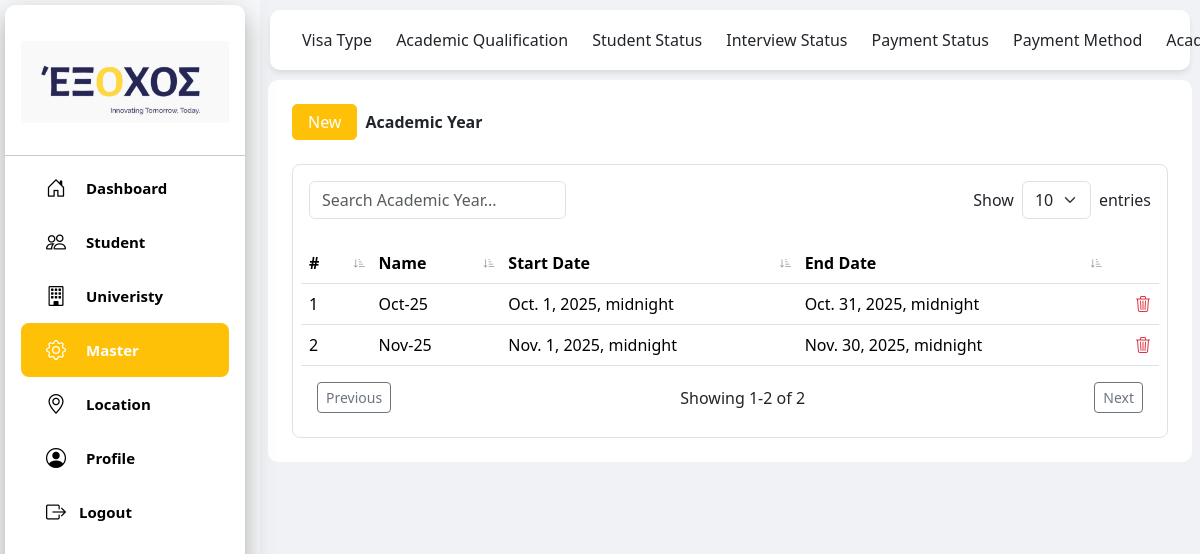
Page /contact/academicyear/ on the committed database.
### contact/models.py (models this page shows, shortened)
class AcademicYear(models.Model):
    name = models.CharField(max_length=100)
    start_date = models.DateTimeField(null=True, blank=True)
    end_date = models.DateTimeField(null=True, blank=True)

### contact/views.py (the view)
# urls.py: path('academicyear/', views.academicyear, name='academicyear'),
def academicyear(request):
    academic_year_qs = AcademicYear.objects.all()
    headers = ['Name', 'Start date','End Date']
    rows = []
    for row in academic_year_qs:
        rows.append({
            'id': row.id,
            'edit_url': '#',
            'delete_url': reverse('contact:academicyear_delete', args=[row.id]),
            'fields': [
                row.name,
                row.start_date,
                row.end_date,
            ]
        })
    context = { "student_headers": headers,
                "student_rows": rows,
                'academic_year': academic_year_qs,
                'page_title': 'Academic Year'}
    return render(request, 'academic_year_page.html', context)

### templates/academic_year_page.html (shortened to what this page needs)
{% load static %}
<!DOCTYPE html>
<html lang="en">
<head>
<script src="https://cdn.tailwindcss.com"></script>
<link href="https://cdn.jsdelivr.net/npm/bootstrap@5.3.2/dist/css/bootstrap.min.css" rel="stylesheet">
<link rel="stylesheet" href="https://cdn.jsdelivr.net/npm/bootstrap-icons@1.11.3/font/bootstrap-icons.css">
</head>
<body class="bg-light">
{% include "student_header.html"%}
<div class="top-header" style="border-radius: 10px; margin:10px">
    <div class="container-fluid d-flex justify-content-start">
        <a class="navbar-brand text-dark me-4" href="{% url 'contact:visa'%}">Visa Type</a>
        <a class="navbar-brand text-dark me-4" href="{% url 'contact:academic'%}">Academic Qualification</a>
        <a class="navbar-brand text-dark me-4" href="{% url 'contact:studenstatus'%}">Student Status</a>
        <a class="navbar-brand text-dark me-4" href="{% url 'contact:interviewstatus'%}">Interview Status</a>
        <a class="navbar-brand text-dark me-4" href="{% url 'contact:paymentstatus'%}">Payment Status</a>
        <a class="navbar-brand text-dark me-4" href="{% url 'contact:paymentmethod'%}">Payment Method</a>
        <a class="navbar-brand text-dark me-4" href="{% url 'contact:academicyear'%}">Academic Year</a>
    </div>
</div>
<div class="content-wrapper">
    <div class="bg-white p-4 mx-2" style="border-radius: 10px;">
        <div class="d-flex align-items-center mb-4 gap-2">
            <button type="button" class="btn btn-warning" style="padding:5px 15px; border-radius: 5px; color:white;"
                data-bs-toggle="modal" data-bs-target="#AcademicYearModal">New</button>
            <b>{{ page_title }}</b>
        </div>
        <div class="position-fixed top-0 end-0 p-3" style="z-index:1100">
        </div>
        <main>
            <div class="bg-white overflow-hidden border border-gray-100 rounded-lg">
                <div class="d-flex justify-content-between align-items-center p-3">
                    <input type="text" id="searchInput" class="form-control w-auto" placeholder="Search Academic Year...">
                    <div class="d-flex align-items-center">
                        <label for="pageSize" class="me-2 mb-0">Show</label>
                        <select id="pageSize" class="form-select w-auto">
                            <option value="10" selected>10</option>
                        </select>
                        <span class="ms-2">entries</span>
                    </div>
                </div>
                <div class="overflow-x-auto m-2">
                    <table class="table table-hover" id="academicTable">
                        <thead class="bg-light">
                            <tr>
                                <th class="sortable" data-column-index="0"># <span class="sort-icon bi bi-sort-down-alt"></span></th>
                                <th class="sortable" data-column-index="1">Name <span class="sort-icon bi bi-sort-down-alt"></span></th>
                                <th class="sortable" data-column-index="2">Start Date <span class="sort-icon bi bi-sort-down-alt"></span></th>
                                <th class="sortable" data-column-index="3">End Date <span class="sort-icon bi bi-sort-down-alt"></span></th>
                                <th></th>
                            </tr>
                        </thead>
                        <tbody>
                            {% for year in academic_year %}
                            <tr>
                                <td>{{ forloop.counter }}</td>
                                <td>
                                    <a href="#" class="open-edit-modal" style="color:black; text-decoration:none;"
                                       data-bs-toggle="modal" data-bs-target="#EditAYModal"
                                       data-ay-id="{{ year.id }}" data-ay-name="{{ year.name }}">
                                       {{ year.name }}
                                    </a>
                                </td>
                                <td>{{ year.start_date }}</td>
                                <td>{{ year.end_date }}</td>
                                <td class="text-end">
                                    <a href="#" class="open-delete-modal" style="color:red; text-decoration:none;"
                                       data-bs-toggle="modal" data-bs-target="#DeleteAYModal"
                                       data-ay-delete-id="{{ year.id }}" data-ay-delete-name="{{ year.name }}"
                                       data-url="{% url 'contact:academicyear_delete' year.id %}">
                                       <i class="bi bi-trash3 text-danger"></i>
                                    </a>
                                </td>
                            </tr>
                            {% endfor %}
                        </tbody>
                    </table>
                    <div class="d-flex justify-content-between m-3">
                        <button class="btn btn-sm btn-outline-secondary" id="prevPage">Previous</button>
                        <span id="pageInfo" class="align-self-center"></span>
                        <button class="btn btn-sm btn-outline-secondary" id="nextPage">Next</button>
                    </div>
                </div>
            </div>
        </main>
    </div>
</div>
</body>
</html>

### templates/academic_year_page.html (style rules this page uses)
.content-wrapper { margin-left: 260px; padding-top: 80px; background-color: #f0f2f5; min-height: 100vh; }
.top-header { position: fixed; top: 0; left: 260px; right: 0; z-index: 1020; background: #fff; box-shadow: 0 4px 6px -1px rgba(0,0,0,0.1); height: 60px; display: flex; align-items: center; padding: 0 20px; }
th.sortable { cursor: pointer; position: relative; padding-right: 25px; }
.sort-icon { position: absolute; right: 5px; top: 50%; transform: translateY(-50%); font-size: 0.75rem; color: #999; }

### rows in the picture
AcademicYear: name "Oct-25", start_date "Oct. 1, 2025, midnight", end_date "Oct. 31, 2025, midnight"
AcademicYear: name "Nov-25", start_date "Nov. 1, 2025, midnight", end_date "Nov. 30, 2025, midnight"

### other values in the picture
{{ page_title }} "Academic Year"
